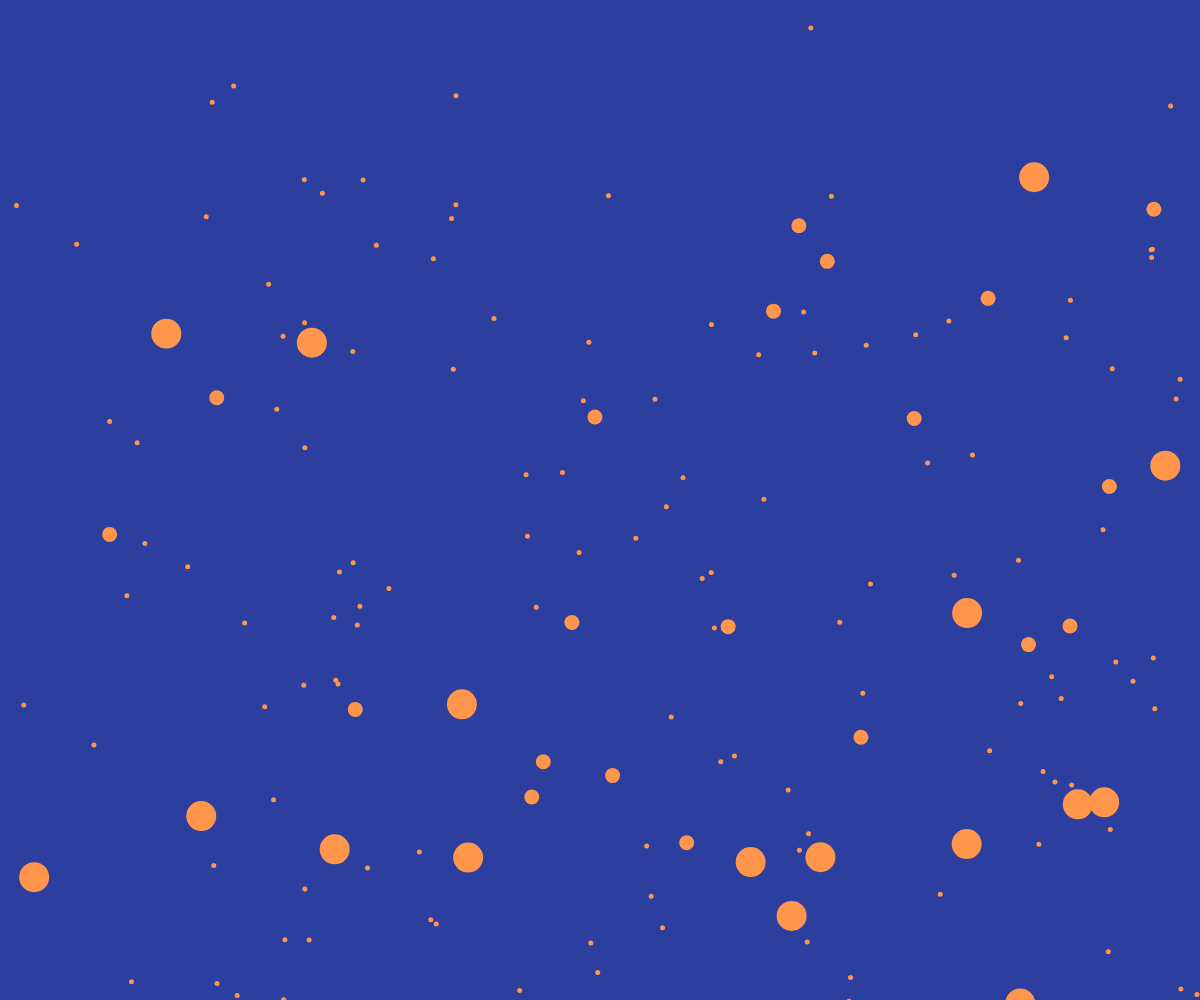
Frame 1 (no input)
Frame 60 (no input): identical to frame 1, image omitted
Frame 120 (the mouse pressed at the canvas centre since frame 60): identical to frame 1, image omitted

The p5.js sketch that drew this single still picture (run headless with seeded random() and noise() and a simulated clock; from frame 60 on, the mouse is pressed at the canvas centre):

// p5.js sketch
// ── sketch.js

let xOffset = 0;
let yOffset = 0;
let xSpacing = 100;
let ySpacing = 100;

let x2Offset = 0;
let y2Offset = 0;
let x2Spacing = 150;
let y2Spacing = 150;

let x3Offset = 0;
let y3Offset = 0;
let x3Spacing = 200;
let y3Spacing = 200;


function setup() {
  createCanvas(windowWidth, windowHeight);

}

function draw() {
  background(44, 62, 158)
  
  noStroke()
  fill(255, 150, 75)

      randomSeed(50)
      for(let xPos = xOffset; xPos<=width - xOffset; xPos+=xSpacing+50){
        for(let yPos = yOffset; yPos<=height - yOffset; yPos+=ySpacing-50){
        let x = random(300)
        let y = random(300)
        let dim = 5
      ellipse(xPos+x, yPos+y, dim, dim);
      }
    }


    randomSeed(90)
    for(let x2Pos = x2Offset; x2Pos<=width - x2Offset; x2Pos+=x2Spacing){
      for(let y2Pos = y2Offset; y2Pos<=height - y2Offset; y2Pos+=y2Spacing){
      let x2 = random(800)
      let y2 = random(900)
      let dim = 15
    ellipse(x2Pos+x2, y2Pos+y2, dim, dim);
    }
  }

  randomSeed(40)
  for(let x3Pos = x3Offset; x3Pos<=width - x3Offset; x3Pos+=x3Spacing){
    for(let y3Pos = y3Offset; y3Pos<=height - y3Offset; y3Pos+=y3Spacing){
    let x3 = random(800)
    let y3 = random(900)
    let dim = 30
  ellipse(x3Pos+x3, y3Pos+y3, dim, dim);
  }
}
  }
  
